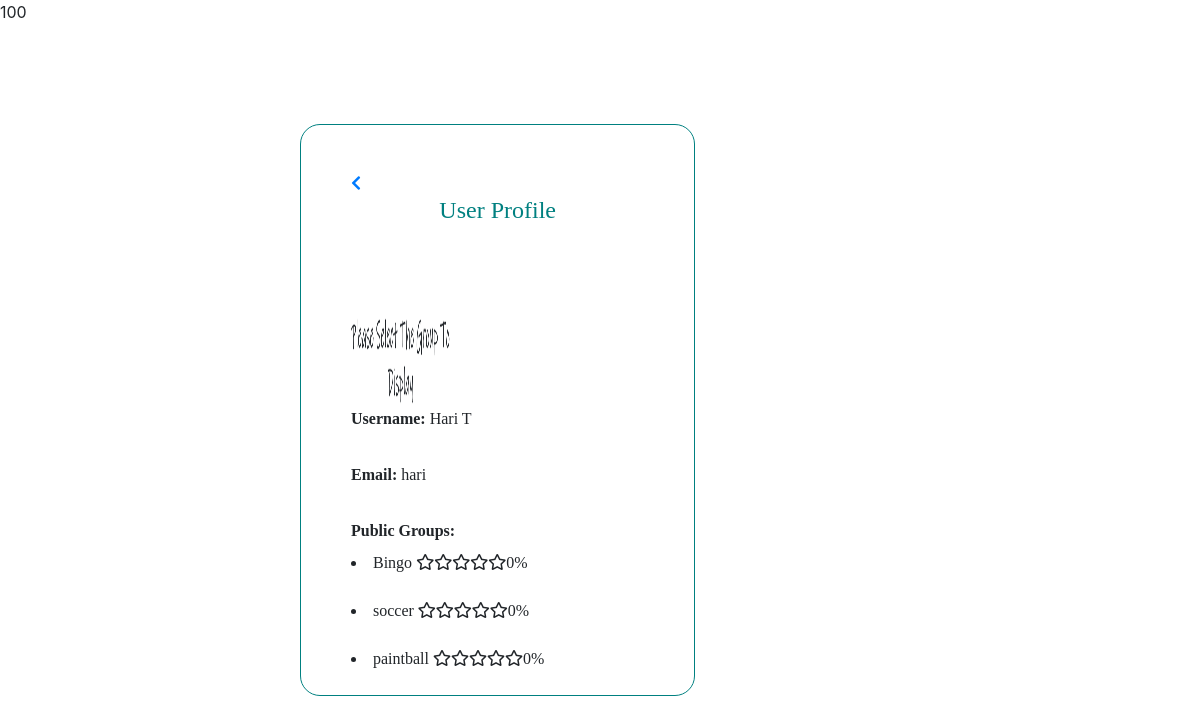
The app's page /allprofile.php?id=6 (signed in) with its own data.
### tables this page shows
CREATE TABLE `groups` (
  `group_id` int(11) NOT NULL,
  `group_name` text NOT NULL,
  `owner_id` int(11) NOT NULL,
  `privacy` text NOT NULL
);

CREATE TABLE `users` (
  `user_id` int(30) NOT NULL,
  `user_name` varchar(30) NOT NULL,
  `email_id` varchar(30) NOT NULL,
  `password` varchar(30) NOT NULL,
  `user_image` text NOT NULL,
  `posts` text,
  `comments` text NOT NULL
);

### allprofile.php (the view, shortened to what this page needs)
<!DOCTYPE html>
<html>
<head>
<link rel ="stylesheet" a href="css\uprofile.css">
<link rel="stylesheet" href="https://use.fontawesome.com/releases/v5.0.13/css/all.css"
>
<link rel="stylesheet" href="https://stackpath.bootstrapcdn.com/bootstrap/4.1.1/css/bootstrap.min.css"
>
</head>
<body>
<?php
    require_once('./mysqli_connect.php');
    if(isset($_GET['id'])){
         $user_id = $_GET['id'];
         $user="SELECT user_name,user_image,email_id FROM `users` WHERE user_id = '$user_id' ";
       	 $r_user= mysqli_query($dbc,$user);
       	 $row_user=mysqli_fetch_array($r_user);
       	 $user_name = $row_user['user_name'];
       	 $mail=$row_user['email_id'];
       	   if($row_user['user_image']==""){
                $dp="";
                $dp=$dp."default.jpg";
              }
              else{
              	$dp =$row_user['user_image'];
              }
        $g_name = "SELECT groups.group_name,groups.group_id FROM `groups` INNER JOIN `user_groups` where user_groups.user_id='$user_id' AND groups.group_id=user_groups.group_id AND groups.privacy='public' and groups.group_name!='Global'";
      	 $gn_result= mysqli_query($dbc,$g_name);
       $profile='';
       $profile=$profile."<div class='profilepage'>";
       $profile=$profile."<a style='margin-top:50px;margin-left:50px;' href=home.php <i class='fas fa-chevron-left' ></i></a>";
       $profile=$profile."<H4 style='text-align:center; color:teal; margin-top:0px;'>User Profile</H4><br>";
       $profile=$profile."<div id='aligns'>";
       $profile=$profile."<img width='100' height='100' src ='img/$dp'><br>";
       $profile=$profile."<label>Username:</label>";
       $profile=$profile." $user_name<br><br>";
       $profile=$profile."<label>Email:</label>";
       $profile=$profile." $mail<br><br>";
       $profile=$profile."<label>Public Groups:</label><br>";
       if($result = $gn_result->num_rows > 0)
       {
       while( $rowg= mysqli_fetch_array($gn_result)){
           $group_name=$rowg['group_name'];
           $group_id = $rowg['group_id'];
           	$profile=$profile."<li>$group_name  ";
          $countsql = "select count(*) from rating_info inner join posts where posts.group_id ='$group_id' and rating_info.user_id = '$user_id' and rating_info.post_id = posts.post_id";
            $cnt_result= mysqli_query($dbc,$countsql);
            $row_count= mysqli_fetch_array($cnt_result);
             $count = $row_count['count(*)'];
          $countsql1 = "select count(*) from posts where user_id='$user_id' and group_id='$group_id'";
          $cnt1_result=mysqli_query($dbc,$countsql1);
          $row_count1=mysqli_fetch_array($cnt1_result);
          $count1 = $row_count1['count(*)'];
          echo  $count1;
            if($count1 >=2 && $count >=2)
            {
                  for($i =1; $i<=5; $i++ )
                  {
                    $profile=$profile."<i class='fas fa-star' style='color:orange'></i>";
                  }
                    $profile=$profile."100%</li> <br>";
            }
            else{
                    for($i =1; $i<=5; $i++ )
                  {
                    $profile=$profile."<i class='far fa-star'></i>";
                  }
                  $profile=$profile."0%</li> <br>";
            }
       }
   }else{
   	$profile=$profile."No public groups";
   }
       $profile=$profile."</div>";
       $profile=$profile."<div id='imgg'style='float:right';>";
       $profile=$profile."</form>";
       $profile=$profile."</div>";
       $profile=$profile."</div>";
       echo $profile;
    }
    ?>
</body>
</html>

### css/uprofile.css (style rules this page uses)
.profilepage { border:1px solid teal; margin-left: 300px; margin-top: 100px; margin-right: 200px; margin-bottom: 300px; border-radius: 20px; position: fixed; font-family: Verdana; }
#aligns { margin-left: 50px; margin-top: 50px; float: left; }
label { font-weight: bold; }

### records on screen
groups: count1 "1", group_name "Bingo"
groups: count1 "0", group_name "soccer"
groups: count1 "0", group_name "paintball"
users: user_image (picture), user_name "Hari T", email "hari"
